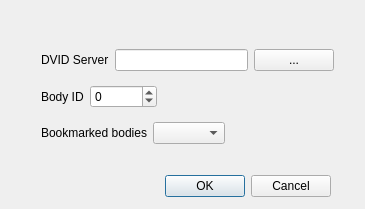
<?xml version="1.0" encoding="UTF-8"?>
<ui version="4.0">
 <class>ZFlyEmNewBodySplitProjectDialog</class>
 <widget class="QDialog" name="ZFlyEmNewBodySplitProjectDialog">
  <property name="geometry">
   <rect>
    <x>0</x>
    <y>0</y>
    <width>365</width>
    <height>209</height>
   </rect>
  </property>
  <property name="windowTitle">
   <string>Load Body</string>
  </property>
  <widget class="QDialogButtonBox" name="buttonBox">
   <property name="geometry">
    <rect>
     <x>150</x>
     <y>170</y>
     <width>181</width>
     <height>32</height>
    </rect>
   </property>
   <property name="orientation">
    <enum>Qt::Horizontal</enum>
   </property>
   <property name="standardButtons">
    <set>QDialogButtonBox::Cancel|QDialogButtonBox::Ok</set>
   </property>
  </widget>
  <widget class="QWidget" name="layoutWidget">
   <property name="geometry">
    <rect>
     <x>41</x>
     <y>41</y>
     <width>293</width>
     <height>111</height>
    </rect>
   </property>
   <layout class="QVBoxLayout" name="verticalLayout">
    <item>
     <layout class="QHBoxLayout" name="horizontalLayout_3">
      <item>
       <layout class="QHBoxLayout" name="horizontalLayout_2">
        <item>
         <widget class="QLabel" name="label_2">
          <property name="text">
           <string>DVID Server</string>
          </property>
         </widget>
        </item>
        <item>
         <widget class="QLineEdit" name="dvidServerEdit">
          <property name="readOnly">
           <bool>true</bool>
          </property>
         </widget>
        </item>
       </layout>
      </item>
      <item>
       <widget class="QPushButton" name="dvidDialogPushButton">
        <property name="text">
         <string>...</string>
        </property>
       </widget>
      </item>
     </layout>
    </item>
    <item>
     <layout class="QHBoxLayout" name="horizontalLayout_4">
      <item>
       <layout class="QHBoxLayout" name="horizontalLayout">
        <item>
         <widget class="QLabel" name="label">
          <property name="text">
           <string>Body ID</string>
          </property>
         </widget>
        </item>
        <item>
         <widget class="QSpinBox" name="bodyIdWidget">
          <property name="minimum">
           <number>-1</number>
          </property>
          <property name="maximum">
           <number>999999999</number>
          </property>
         </widget>
        </item>
       </layout>
      </item>
      <item>
       <spacer name="horizontalSpacer">
        <property name="orientation">
         <enum>Qt::Horizontal</enum>
        </property>
        <property name="sizeHint" stdset="0">
         <size>
          <width>40</width>
          <height>20</height>
         </size>
        </property>
       </spacer>
      </item>
     </layout>
    </item>
    <item>
     <layout class="QHBoxLayout" name="horizontalLayout_5">
      <item>
       <widget class="QLabel" name="bodyTextLabel">
        <property name="text">
         <string>Bookmarked bodies</string>
        </property>
       </widget>
      </item>
      <item>
       <widget class="QComboBox" name="bodyIdComboBox"/>
      </item>
      <item>
       <spacer name="horizontalSpacer_2">
        <property name="orientation">
         <enum>Qt::Horizontal</enum>
        </property>
        <property name="sizeHint" stdset="0">
         <size>
          <width>40</width>
          <height>20</height>
         </size>
        </property>
       </spacer>
      </item>
     </layout>
    </item>
   </layout>
  </widget>
 </widget>
 <resources/>
 <connections>
  <connection>
   <sender>buttonBox</sender>
   <signal>accepted()</signal>
   <receiver>ZFlyEmNewBodySplitProjectDialog</receiver>
   <slot>accept()</slot>
   <hints>
    <hint type="sourcelabel">
     <x>248</x>
     <y>254</y>
    </hint>
    <hint type="destinationlabel">
     <x>157</x>
     <y>274</y>
    </hint>
   </hints>
  </connection>
  <connection>
   <sender>buttonBox</sender>
   <signal>rejected()</signal>
   <receiver>ZFlyEmNewBodySplitProjectDialog</receiver>
   <slot>reject()</slot>
   <hints>
    <hint type="sourcelabel">
     <x>316</x>
     <y>260</y>
    </hint>
    <hint type="destinationlabel">
     <x>286</x>
     <y>274</y>
    </hint>
   </hints>
  </connection>
 </connections>
</ui>
